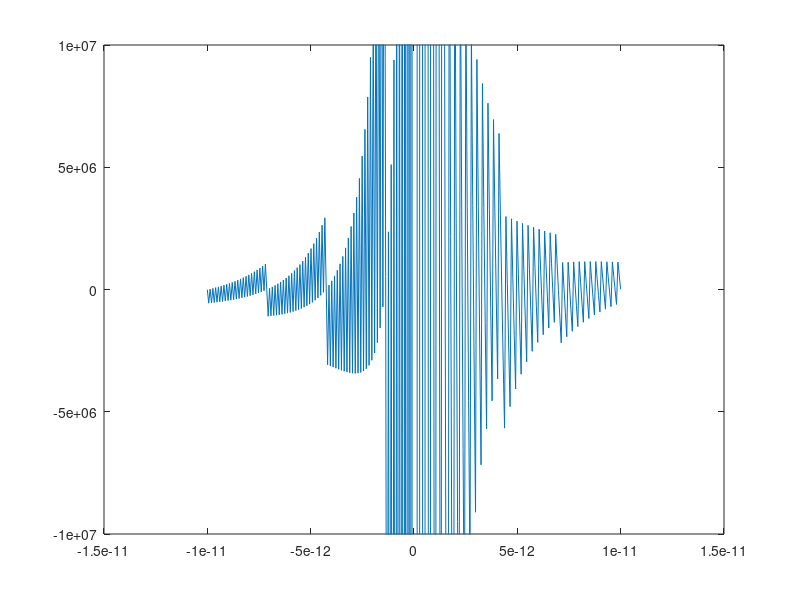

The MATLAB script that drew this image:
% Se consideră funcția: f(x) = (e^x-1-x)/x^2
% 1. Să se reprezinte grafic pentru x € [-10^(-11),10^(-11)] 
% 2. Explicați ce se întâmplă
% 3. Calculați f(x) pentru |x|<1 la precizia eps și reprezentați grafic
% 4. Stabiliți valoarea de adevăr a propoziției: x<y => f(x)<f(y)
%                                                x,y nr. în virgulă flotantă

f=@(x) (exp(x)-1-x)./x.^2;

x1=-10^(-11);
x2=+10^(-11);

x=linspace(x1,x2,300);
plot(x,f(x));
ylim([-1e7,1e7]);
